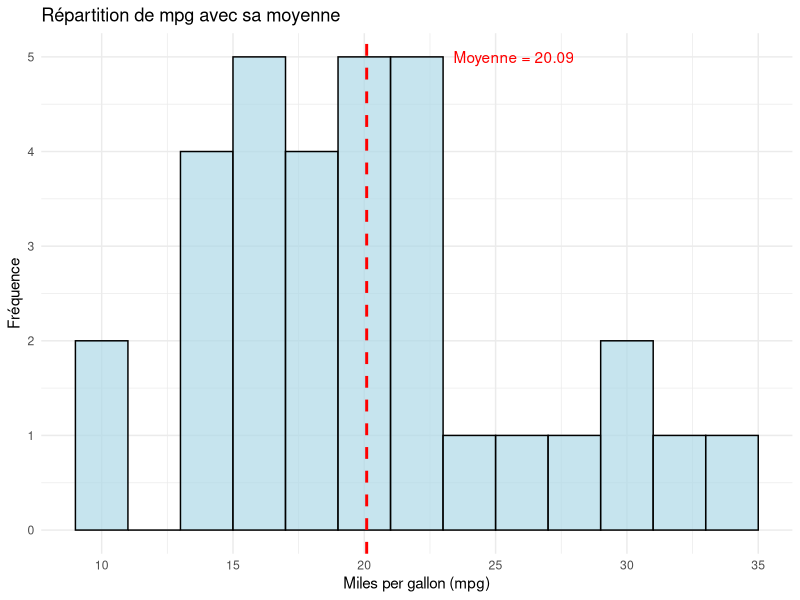
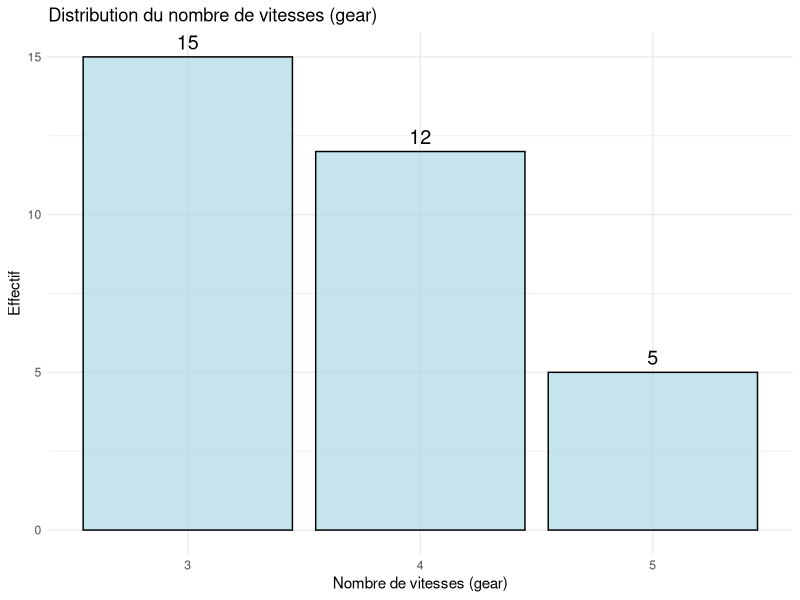
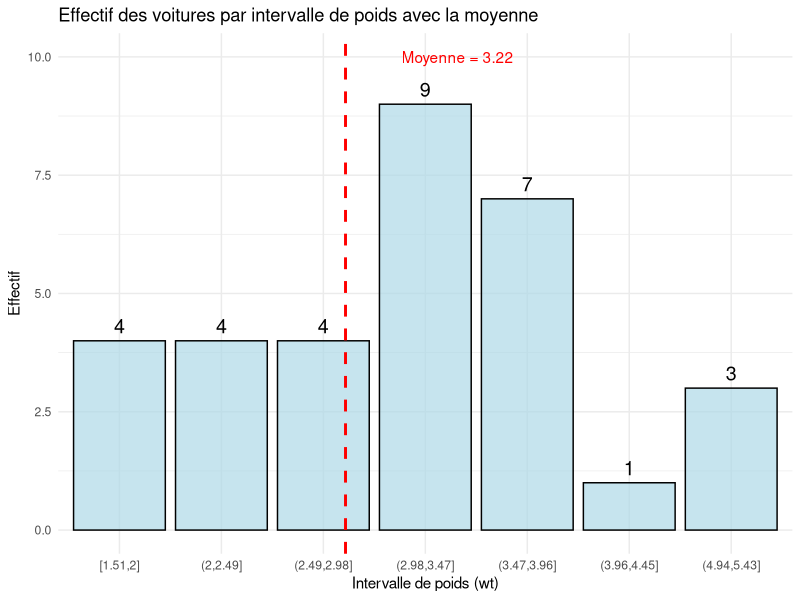
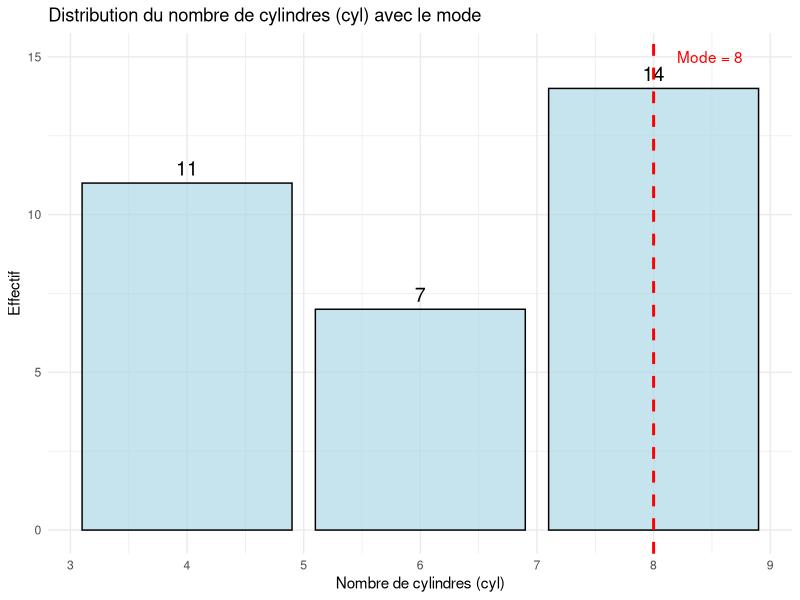
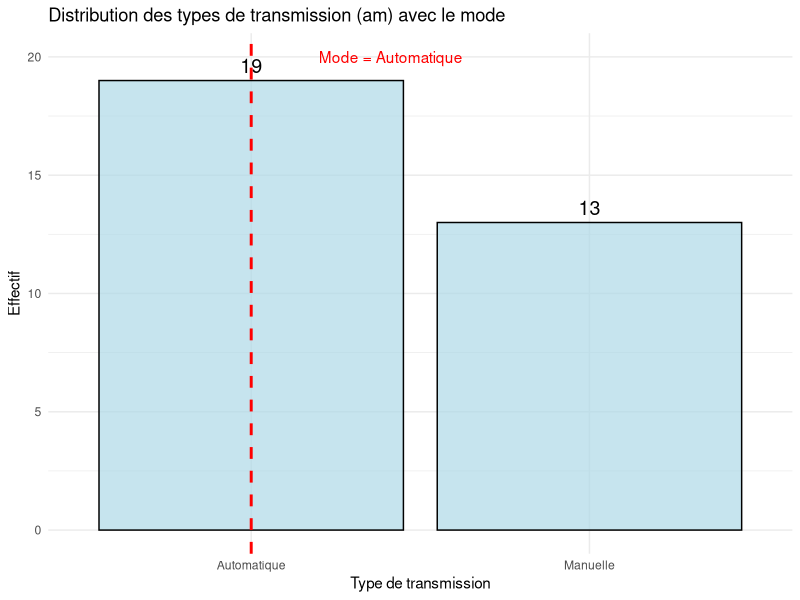
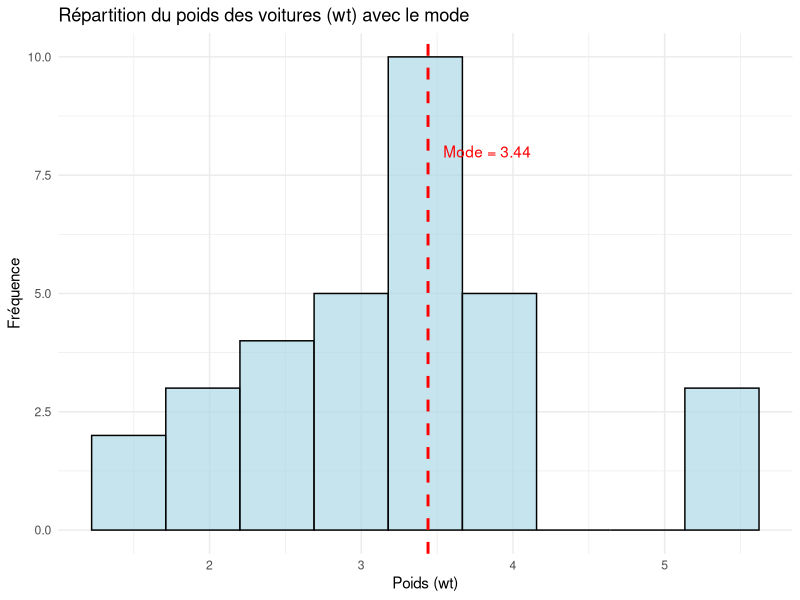

Here is the R script that generated these plots, in order:
## ---- chunk 1
#| output: false

library(dplyr)
library(ggplot2)
library(knitr)
## ---- chunk 2
knitr::kable(mtcars$mpg,
              align = 'c',
              caption = "Les miles par gallon des voitures du jeu de données mtcars")
## ---- chunk 3
# Calcul de la moyenne de mpg
mean_mpg <- mean(mtcars$mpg)
print(mean_mpg, digits = 4)
## ---- chunk 4
# Histogramme de la variable mpg avec la moyenne en rouge
ggplot(mtcars, aes(x = mpg)) +
  geom_histogram(binwidth = 2, fill = "lightblue", color = "black", alpha = 0.7) +
  geom_vline(aes(xintercept = mean_mpg), color = "red", linetype = "dashed", linewidth = 1) +
  annotate("text", x = mean_mpg + 1, y = 5, label = paste("Moyenne =", round(mean_mpg, 2)), color = "red", hjust = -0.5) +
  labs(title = "Répartition de mpg avec sa moyenne", x = "Miles per gallon (mpg)", y = "Fréquence") +
  theme_minimal()
## ---- chunk 5
mtcars %>%
  count(gear) %>%
  kable(col.names = c("Nombre de vitesses", "Effectif"),
        align = 'cc',
        caption = "Effectif des valeurs de la variable gear")
## ---- chunk 6
# Calcul de la moyenne de gear
mean_gear <- mean(mtcars$gear)
print(mean_gear, digits = 3)
## ---- chunk 7
# Diagramme en barres de la variable gear avec la moyenne en rouge
ggplot(mtcars, aes(x = factor(gear))) +
  geom_bar(fill = "lightblue", color = "black", alpha = 0.7) +
  geom_vline(aes(xintercept = mean_gear), color = "red", linetype = "dashed", linewidth = 1) +
  geom_text(stat = "count", aes(label = after_stat(count)), vjust = -0.5, size = 5) +
  labs(title = "Distribution du nombre de vitesses (gear)",
       x = "Nombre de vitesses (gear)",
       y = "Effectif") +
  theme_minimal()
## ---- chunk 8
# Regrouper wt en intervalles
mtcars_wt_intervals <- mtcars %>%
  mutate(wt_interval = cut(wt, breaks = 8, include.lowest = TRUE)) %>%
  count(wt_interval) %>%
  arrange(wt_interval)

mtcars_wt_intervals %>%
  kable(col.names = c("Intervalle de poids (wt)", "Effectif"),
        align = 'rc',
        caption = "Effectif des voitures par intervalle de poids")
## ---- chunk 9
# Calcul de la moyenne
mean_wt <- mean(mtcars$wt)
print(mean_wt, digits = 3)
## ---- chunk 10
# Diagramme en barres de la variable wt avec la moyenne en rouge
ggplot(mtcars_wt_intervals, aes(x = wt_interval, y = n)) +
  geom_bar(stat = "identity", fill = "lightblue", color = "black", alpha = 0.7) +
  geom_text(aes(label = n), vjust = -0.5, size = 5) +
  geom_vline(aes(xintercept = mean_wt), color = "red", linetype = "dashed", linewidth = 1) +
  annotate("text", x = mean_wt, y = max(mtcars_wt_intervals$n) + 1, label = paste("Moyenne =", round(mean_wt, 2)), color = "red", hjust = -0.5) +
  labs(title = "Effectif des voitures par intervalle de poids avec la moyenne",
       x = "Intervalle de poids (wt)",
       y = "Effectif") +
  theme_minimal()
## ---- chunk 11
# Afficher, sous forme de tableau, la variable cyl du jeu de données mtcars
knitr::kable(mtcars$cyl, caption = "Les cylindrées des voitures du jeu de données mtcars")
## ---- chunk 12
# Calcul du mode de cyl (la valeur la plus fréquente)
mode_cyl <- mtcars %>%
  count(cyl) %>%
  filter(n == max(n)) %>%
  pull(cyl)

# Création du graphique
ggplot(mtcars, aes(x = cyl)) +
  geom_bar(fill = "lightblue", color = "black", alpha = 0.7) +
  geom_text(stat = "count", aes(label = ..count..), vjust = -0.5, size = 5) +
  geom_vline(aes(xintercept = as.numeric(mode_cyl)), color = "red", linetype = "dashed", linewidth = 1) +
  annotate("text", x = as.numeric(mode_cyl) + 0.2, 
           y = max(table(mtcars$cyl)) + 1, 
           label = paste("Mode =", mode_cyl), 
           color = "red", hjust = 0) +
  labs(title = "Distribution du nombre de cylindres (cyl) avec le mode",
       x = "Nombre de cylindres (cyl)",
       y = "Effectif") +
  theme_minimal()

## ---- chunk 13
# Conversion de la variable am en catégories
mtcars <- mtcars %>%
  mutate(am_label = ifelse(am == 0, "Automatique", "Manuelle"))

# Calcul du mode (valeur la plus fréquente)
mode_am <- mtcars %>%
  count(am_label) %>%
  filter(n == max(n)) %>%
  pull(am_label)

# Création du graphique
ggplot(mtcars, aes(x = am_label)) +
  geom_bar(fill = "lightblue", color = "black", alpha = 0.7) +
  geom_text(stat = "count", aes(label = after_stat(count)), vjust = -0.5, size = 5) +
  geom_vline(aes(xintercept = which(levels(factor(mtcars$am_label)) == mode_am)), 
             color = "red", linetype = "dashed", linewidth = 1) +
  annotate("text", x = which(levels(factor(mtcars$am_label)) == mode_am) + 0.2, 
           y = max(table(mtcars$am_label)) + 1, 
           label = paste("Mode =", mode_am), 
           color = "red", hjust = 0) +
  labs(title = "Distribution des types de transmission (am) avec le mode",
       x = "Type de transmission",
       y = "Effectif") +
  theme_minimal()
## ---- chunk 14
mtcars_wt_intervals %>%
  kable(col.names = c("Intervalle de poids (wt)", "Effectif"),
        caption = "Effectif des voitures par intervalle de poids")
## ---- chunk 15
# Calcul du mode de wt (la valeur la plus fréquente)
mode_wt <- mtcars %>%
  count(wt) %>%
  filter(n == max(n)) %>%
  pull(wt)
## ---- chunk 16
# Création du graphique
ggplot(mtcars, aes(x = wt)) +
  geom_histogram(binwidth = (max(mtcars$wt) - min(mtcars$wt)) / 8, 
                 fill = "lightblue", color = "black", alpha = 0.7) +
  geom_vline(aes(xintercept = mode_wt), color = "red", linetype = "dashed", linewidth = 1) +
  annotate("text", x = mode_wt + 0.1, y = 8, 
           label = paste("Mode =", round(mode_wt, 2)), 
           color = "red", hjust = 0) +
  labs(title = "Répartition du poids des voitures (wt) avec le mode",
       x = "Poids (wt)",
       y = "Fréquence") +
  theme_minimal()
